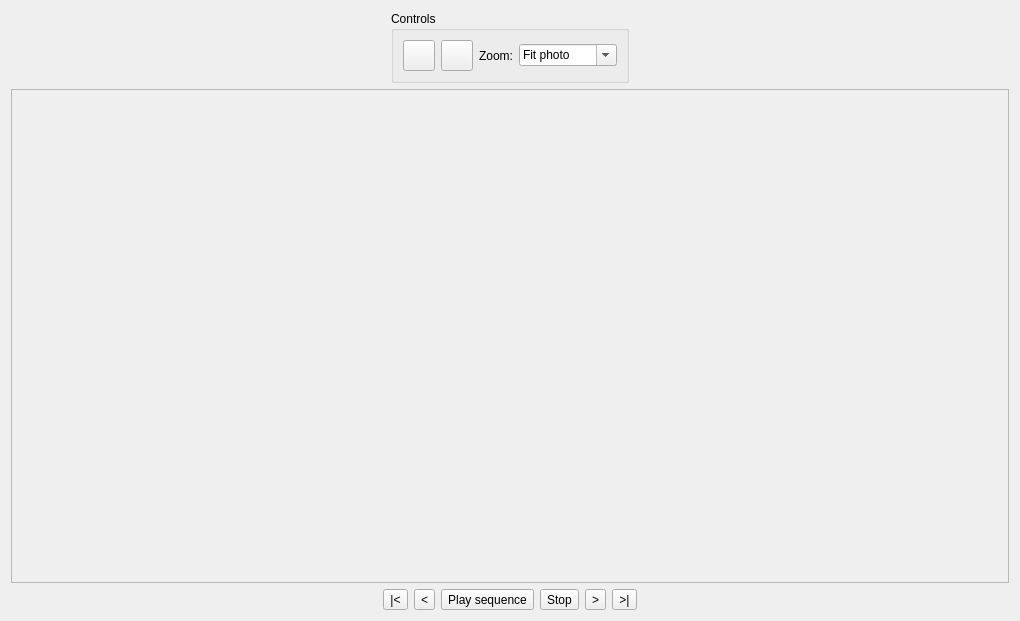
<?xml version="1.0" encoding="UTF-8"?>
<ui version="4.0">
 <class>ImageViewer</class>
 <widget class="QWidget" name="ImageViewer">
  <property name="geometry">
   <rect>
    <x>0</x>
    <y>0</y>
    <width>1020</width>
    <height>621</height>
   </rect>
  </property>
  <property name="windowTitle">
   <string>Form</string>
  </property>
  <layout class="QVBoxLayout" name="verticalLayout">
   <item>
    <layout class="QVBoxLayout" name="controlBarContainer">
     <item>
      <layout class="QHBoxLayout" name="controlBar">
       <item>
        <widget class="QGroupBox" name="grpImageControls">
         <property name="sizePolicy">
          <sizepolicy hsizetype="Fixed" vsizetype="Fixed">
           <horstretch>0</horstretch>
           <verstretch>0</verstretch>
          </sizepolicy>
         </property>
         <property name="title">
          <string>Controls</string>
         </property>
         <layout class="QHBoxLayout" name="horizontalLayout_4">
          <item>
           <widget class="QToolButton" name="tbtnRotateCCW">
            <property name="text">
             <string/>
            </property>
            <property name="iconSize">
             <size>
              <width>24</width>
              <height>24</height>
             </size>
            </property>
           </widget>
          </item>
          <item>
           <widget class="QToolButton" name="tbtnRotateCW">
            <property name="text">
             <string/>
            </property>
            <property name="iconSize">
             <size>
              <width>24</width>
              <height>24</height>
             </size>
            </property>
           </widget>
          </item>
          <item>
           <widget class="QLabel" name="label">
            <property name="text">
             <string>Zoom:</string>
            </property>
           </widget>
          </item>
          <item>
           <widget class="QComboBox" name="cbxZoom">
            <property name="editable">
             <bool>true</bool>
            </property>
            <property name="currentIndex">
             <number>0</number>
            </property>
            <property name="insertPolicy">
             <enum>QComboBox::NoInsert</enum>
            </property>
            <item>
             <property name="text">
              <string>Fit photo</string>
             </property>
            </item>
            <item>
             <property name="text">
              <string>Fit specimen</string>
             </property>
            </item>
            <item>
             <property name="text">
              <string>10%</string>
             </property>
            </item>
            <item>
             <property name="text">
              <string>25%</string>
             </property>
            </item>
            <item>
             <property name="text">
              <string>50%</string>
             </property>
            </item>
            <item>
             <property name="text">
              <string>100%</string>
             </property>
            </item>
            <item>
             <property name="text">
              <string>200%</string>
             </property>
            </item>
            <item>
             <property name="text">
              <string>300%</string>
             </property>
            </item>
            <item>
             <property name="text">
              <string>400%</string>
             </property>
            </item>
           </widget>
          </item>
         </layout>
        </widget>
       </item>
      </layout>
     </item>
    </layout>
   </item>
   <item>
    <widget class="QFrame" name="viewFrame">
     <property name="frameShape">
      <enum>QFrame::StyledPanel</enum>
     </property>
     <property name="frameShadow">
      <enum>QFrame::Raised</enum>
     </property>
    </widget>
   </item>
   <item>
    <layout class="QHBoxLayout" name="horizontalLayout">
     <item>
      <spacer name="horizontalSpacer">
       <property name="orientation">
        <enum>Qt::Horizontal</enum>
       </property>
       <property name="sizeHint" stdset="0">
        <size>
         <width>40</width>
         <height>20</height>
        </size>
       </property>
      </spacer>
     </item>
     <item>
      <widget class="QToolButton" name="tbtnFirst">
       <property name="toolTip">
        <string>First</string>
       </property>
       <property name="text">
        <string>|&lt;</string>
       </property>
      </widget>
     </item>
     <item>
      <widget class="QToolButton" name="tbtnPrev">
       <property name="toolTip">
        <string>Previous</string>
       </property>
       <property name="text">
        <string>&lt;</string>
       </property>
      </widget>
     </item>
     <item>
      <widget class="QToolButton" name="tbtnPlay">
       <property name="text">
        <string>Play sequence</string>
       </property>
      </widget>
     </item>
     <item>
      <widget class="QToolButton" name="tbtnStop">
       <property name="text">
        <string>Stop</string>
       </property>
      </widget>
     </item>
     <item>
      <widget class="QToolButton" name="tbtnNext">
       <property name="toolTip">
        <string>Next</string>
       </property>
       <property name="text">
        <string>&gt;</string>
       </property>
      </widget>
     </item>
     <item>
      <widget class="QToolButton" name="tbtnLast">
       <property name="toolTip">
        <string>Last</string>
       </property>
       <property name="text">
        <string>&gt;|</string>
       </property>
      </widget>
     </item>
     <item>
      <spacer name="horizontalSpacer_2">
       <property name="orientation">
        <enum>Qt::Horizontal</enum>
       </property>
       <property name="sizeHint" stdset="0">
        <size>
         <width>40</width>
         <height>20</height>
        </size>
       </property>
      </spacer>
     </item>
    </layout>
   </item>
  </layout>
 </widget>
 <resources/>
 <connections/>
</ui>
